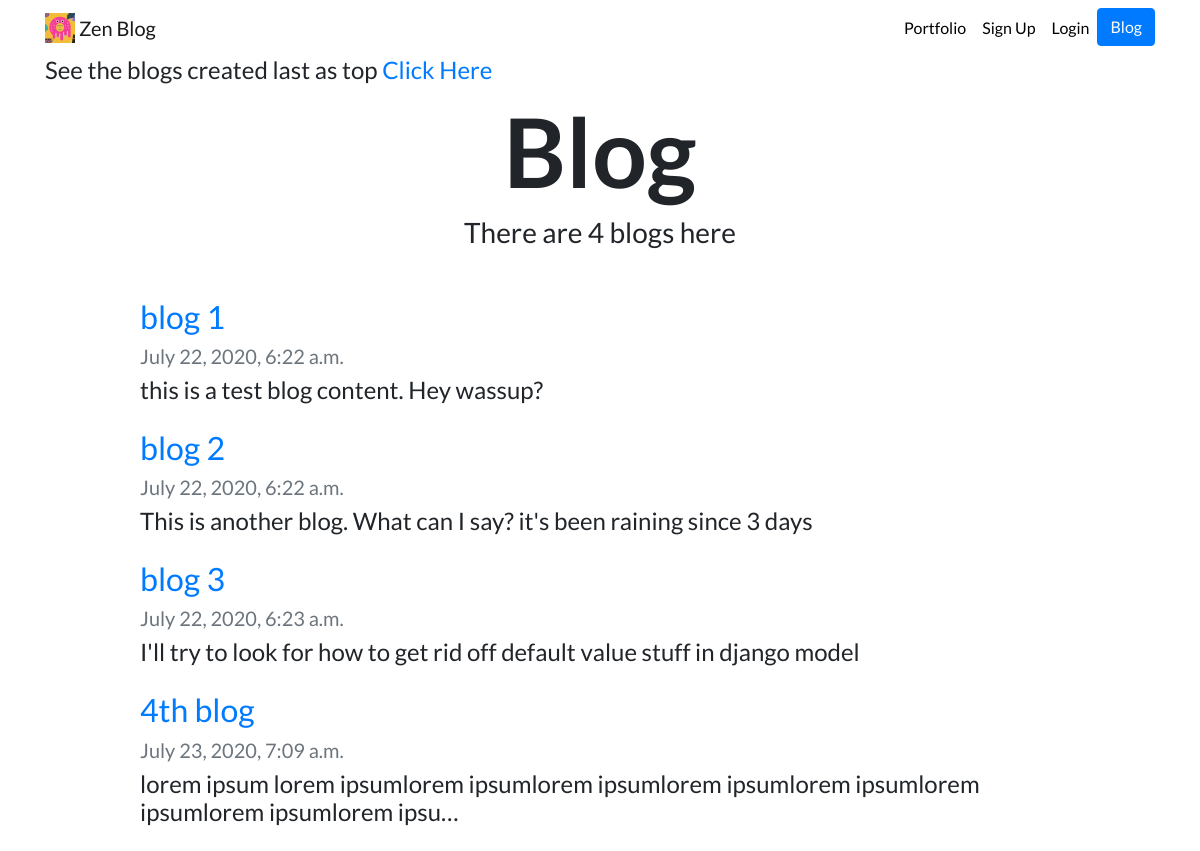
The app's page /blog/allblogs/all_blogs_ascending/ with its own data.
### blog/models.py (models this page shows, shortened)
class Blog(models.Model):
    title = models.CharField(max_length=100)
    content = models.TextField(default='DEFAULT VALUE')
    created_on = models.DateTimeField()

### blog/views.py (the view)
# urls.py: path("allblogs/all_blogs_ascending/",views.all_blogs_ascending, name="all_blogs_ascending"), #shob blog ekshathe dekhbe but ascending order e
def all_blogs_ascending(request):
    blogs = Blog.objects.order_by('created_on')
    return render(request, "blog/all_blogs_ascending.html", {"blogs":blogs})

### blog/templates/blog/all_blogs_ascending.html
{% extends "blog/base.html" %} {% load static %} {% block content %}
<h4>See the blogs created last as top <a href="{% url 'blog:all_blogs' %}">Click Here</a> </h4>
<h1 id="blogtitle" class="font-weight-bold text-center">Blog</h1>
<h3 class="text-center mb-5">There are {{ blogs.count }} blog{{ blogs.count|pluralize }} here</h3>
{% for i in blogs %}
<div class="row justify-content-center my-3">
    <div class="col-md-10">
        <a href="{% url 'blog:details' i.id %}">
            <h2>{{ i.title }}</h2>
        </a>
        <h5 class="text-muted">{{ i.created_on}}</h5>
        <h4>{{ i.content|striptags|truncatechars:100 }}</h4>
    </div>
</div>
{% endfor %} {% endblock %}

### portfolio/static/portfolio/custom.css (style rules this page uses)
body { font-family: 'Lato', sans-serif; }
#blogtitle { font-size: 6rem; }

### records on screen
Blog: title "blog 1", created_on "July 22, 2020, 6:22 a.m.", content "this is a test blog content. Hey wassup?"
Blog: title "blog 2", created_on "July 22, 2020, 6:22 a.m.", content "This is another blog. What can I say? it's been raining since 3 days"
Blog: title "blog 3", created_on "July 22, 2020, 6:23 a.m.", content "I'll try to look for how to get rid off default value stuff in django model"
Blog: title "4th blog", created_on "July 23, 2020, 7:09 a.m.", content "lorem ipsum lorem ipsumlorem ipsumlorem ipsumlorem ipsumlorem ipsumlorem ipsumlorem ipsumlorem ipsu…"

### other values on screen
{{ blogs.count }} "4"
